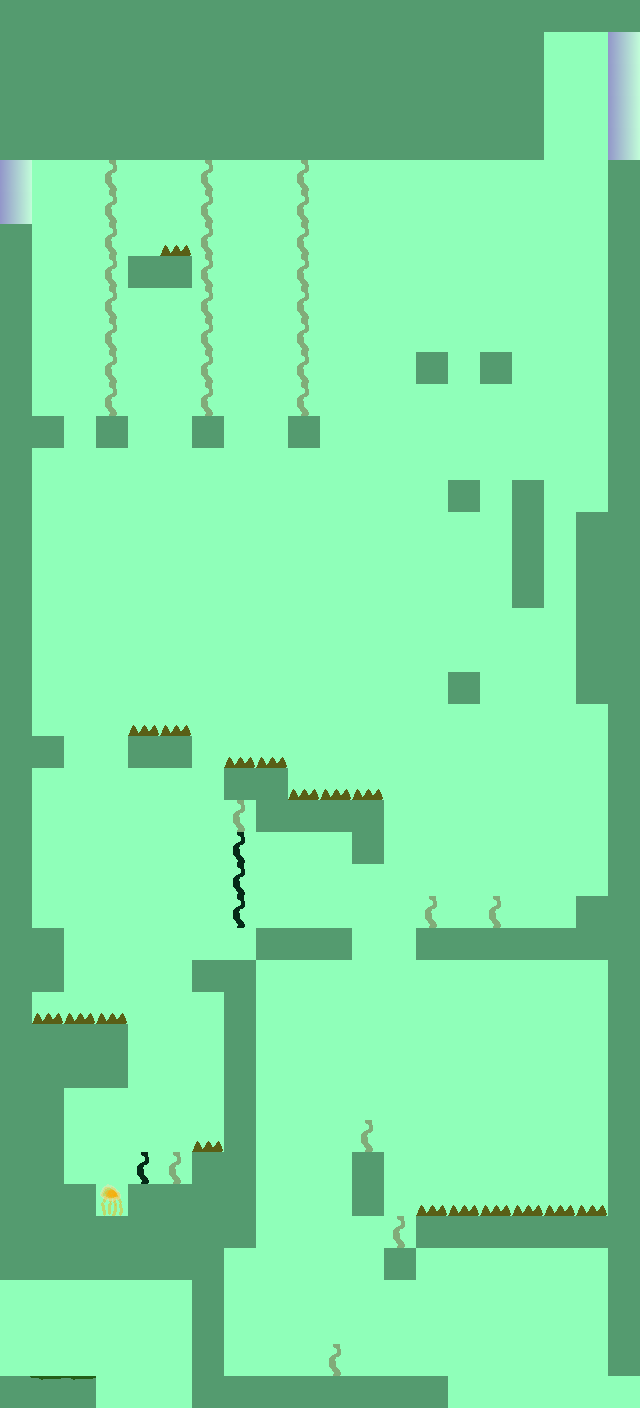

This game map was drawn from its Tiled (.tmx) file and the tilesets committed beside it. A one-line description and the trimmed map source follow:
An orthogonal 20x44 tile map with 32x32 px tiles, 3 tile layers (floor1, tileobs, collisions), 2 tilesets and 8 objects (warpLL, A, warpA, B, R1, ...).

<map version="1.0" orientation="orthogonal" width="20" height="44" tilewidth="32" tileheight="32">
 <tileset firstgid="1" source="collisions.tsx" />
 <tileset firstgid="1025" source="tiles.tsx" />
 <layer name="floor1" width="20" height="44">
  <data>[880 cells, 880 non-empty, 2 distinct tile ids]</data>
 </layer>
 <layer name="tileobs" width="20" height="44">
  <data>[880 cells, 329 non-empty, 9 distinct tile ids]</data>
 </layer>
 <layer name="collisions" width="20" height="44">
  <data>[880 cells, 0 non-empty, 0 distinct tile ids]</data>
 </layer>
 <objectgroup name="spawns" width="20" height="44">
  <object name="warpLL" x="103" y="1397" width="80" height="20">
   <properties>
    <property name="warp" value="hubupgate_A" />
   </properties>
  </object>
  <object name="A" x="35" y="1354" width="32" height="32">
   <properties>
    <property name="destination" value="A" />
   </properties>
  </object>
  <object name="warpA" x="-8" y="1293" width="27" height="68">
   <properties>
    <property name="warp" value="room2_B" />
   </properties>
  </object>
  <object name="B" x="140" y="1364" width="32" height="32">
   <properties>
    <property name="destination" value="B" />
   </properties>
  </object>
  <object name="R1" x="416" y="1312" width="32" height="32">
   <properties>
    <property name="destination" value="R1" />
   </properties>
  </object>
  <object name="warpLR" x="455" y="1399" width="182" height="24">
   <properties>
    <property name="warp" value="hubupgate_TR" />
   </properties>
  </object>
  <object name="warppg" x="631" y="36" width="17" height="117">
   <properties>
    <property name="warp" value="pushgrow_A" />
   </properties>
  </object>
  <object name="warpsg" x="-12" y="162" width="21" height="56">
   <properties>
    <property name="warp" value="shootgrow_A" />
   </properties>
  </object>
 </objectgroup>
</map>
